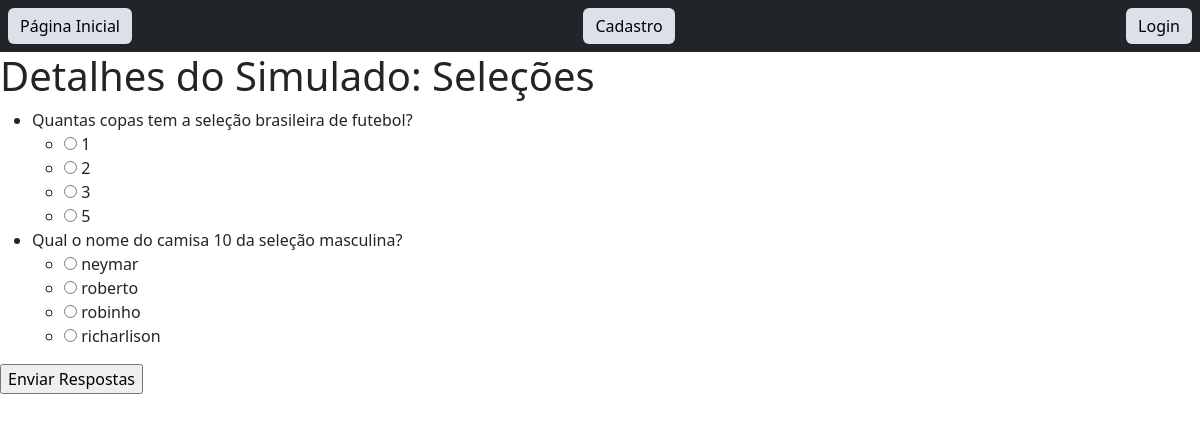
Page /detalhes-simulados/1/ on the committed database.
### simulados/models.py (models this page shows, shortened)
class Simulado(models.Model):
    nome = models.CharField(max_length=100)
    questoes = models.ManyToManyField(Questao)
    tema = models.CharField(max_length=50, default='Tema')

class Questao(models.Model):
    texto_questao = models.CharField(max_length=200)
    pontuacao = models.IntegerField(default=1)

class Alternativa(models.Model):
    questao = models.ForeignKey(Questao, on_delete=models.CASCADE, related_name='alternativas')
    texto_alternativa = models.CharField(max_length=100)
    correta = models.BooleanField(default=False)

### simulados/views.py (the view)
# urls.py: path('detalhes-simulados/<int:simulado_id>/', views.detalhes_simulado, name='detalhes_simulado'),
def detalhes_simulado(request, simulado_id):
    simulado = get_object_or_404(Simulado,pk=simulado_id)
    return render(request, 'detalhes_simulado.html', {'simulado': simulado} )

### simulados/templates/detalhes_simulado.html (shortened to what this page needs)
<!DOCTYPE html>
<html>
<head>
</head>
<body>
    {% include 'navbar.html' %}
    <h1>Detalhes do Simulado: {{ simulado.nome }}</h1>
    <form method="post" action="{% url 'processar_respostas' %}">
        <ul>
            {% for questao in simulado.questoes.all %}
            <li>{{ questao.texto_questao }}</li>
            <ul>
                {% for alternativa in questao.alternativas.all %}
                <li>
                    <input type="radio" name="questao_{{ questao.id }}" value="{{ alternativa.id }}" required>
                    {{ alternativa.texto_alternativa }}
                </li>
                {% endfor %}
            </ul>
            {% endfor %}
        </ul>
        <input type="submit" value="Enviar Respostas">
    </form>
</body>
</html>

### rows in the picture
Simulado: nome "Seleções"
Questao: texto_questao "Quantas copas tem a seleção brasileira de futebol?"
Alternativa: texto_alternativa "1"
Alternativa: texto_alternativa "2"
Alternativa: texto_alternativa "3"
Alternativa: texto_alternativa "5"
Questao: texto_questao "Qual o nome do camisa 10 da seleção masculina?"
Alternativa: texto_alternativa "neymar"
Alternativa: texto_alternativa "roberto"
Alternativa: texto_alternativa "robinho"
Alternativa: texto_alternativa "richarlison"
